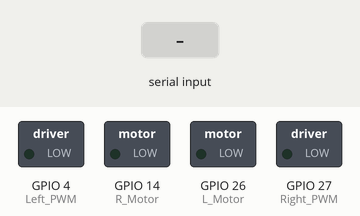
Bench run of a sketch on a simulated ESP32. Shown: switched loads named in the sketch (green lamp = pin HIGH). The test bench sets the inputs (shaded band). Nothing arrives over Bluetooth unless stated; what the sketch prints to the serial monitor is not drawn.

Above: at 1.2 s.
1.3 s: "F" received over the second serial link
At 2.1 s:
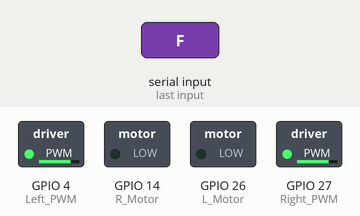
2.8 s: "B" received over the second serial link
At 3.2 s:
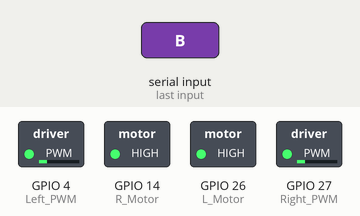
4.3 s: "L" received over the second serial link
At 4.9 s:
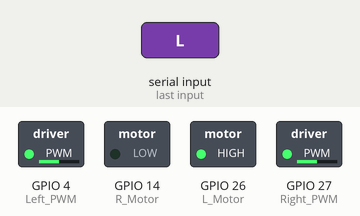
5.8 s: "R" received over the second serial link
At 6.3 s:
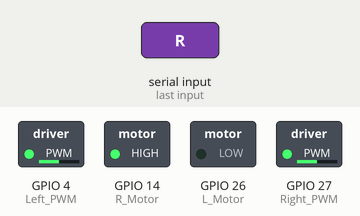
Timing chart, 0 to 8.3 s (numbered marks = the images above; inputs shaded):
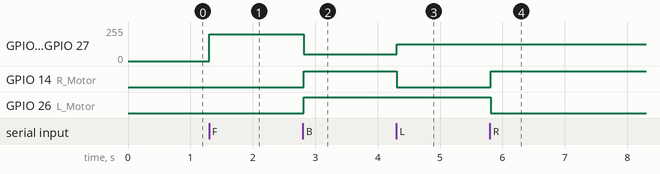

The sketch:

SIMBOT_Control_using_Bluetooth.ino
```cpp
//****************Code Developed by Muneeb RDE BrainSwarm****************//
#include "BluetoothSerial.h"
#include<analogWrite.h>

//Left and right Motor Enable Pins
int R_Motor=14; //5 version 1.0
int L_Motor=26;  //6 version 1.0
char t;
// PWM Pins for Left and Right Motors
int Right_PWM = 27; //10 version 1.0
int Left_PWM = 4;   //9 version 1.0

int F_race = 200;
int R_race=50;
#define Forward 0
#define Reverse 1
/* Check if Bluetooth configurations are enabled in the SDK */
/* If not, then you have to recompile the SDK */
#if !defined(CONFIG_BT_ENABLED) || !defined(CONFIG_BLUEDROID_ENABLED)
#error Bluetooth is not enabled! Please run `make menuconfig` to and enable it
#endif

BluetoothSerial SerialBT;

void setup() {
  Serial.begin(9600);

  pinMode(R_Motor,OUTPUT);
  pinMode(L_Motor,OUTPUT);
  pinMode(Right_PWM,OUTPUT);
  pinMode(Left_PWM,OUTPUT);

  SerialBT.begin("SimBot");
  Serial.println("Bluetooth Started! Ready to pair...");
}

void loop() {
  if (SerialBT.available())
  {
    t = SerialBT.read();
   Serial.println(SerialBT.read());
  }

    if (t == 'F')
    {
     forward();
     Serial.write("Moving Forward");
    }
    else if (t == 'B')
    {
     reverse();
     Serial.write("Moving Backward");
    }
    else if (t == 'L')
    {
     left();
     Serial.write("Moving Left");
    }
    else if (t =='R')
    {
     right();
     Serial.write("Moving Right");
    }
    else if (t == 'S')
    {
     Stop();
     Serial.write("SimBot Stops");
    }
}

//Forward------Left----Right---Reverse--Functions---

//For turning the motor weels in a forward direction
void forward()
{
  //Turning right weels
digitalWrite(R_Motor, Forward);
analogWrite(Right_PWM,F_race);//0 max----255 min
//Turning left weels
digitalWrite(L_Motor, Forward);
analogWrite(Left_PWM,F_race);
}

//For turning the motor weels in a reverse direction
void reverse()
{
  //Turning right weels
digitalWrite(R_Motor, Reverse);
analogWrite(Right_PWM,R_race);//255 max----0 min
//Turning left weels
digitalWrite(L_Motor,Reverse);
analogWrite(Left_PWM,R_race);
}
//For stopping the rotation of both left and right weels
void Stop()
{
 digitalWrite(R_Motor, Forward);
analogWrite(Right_PWM,0);//255 max----0 min
//Turning left weels
digitalWrite(L_Motor,Forward);
analogWrite(Left_PWM,0);
}
//For rotating the motors in the rightward direction
void right()
{
  //Turning right weels
digitalWrite(R_Motor, Reverse);
analogWrite(Right_PWM,127);//127=50% duty cycle=2.5v
//Turning left weels
digitalWrite(L_Motor, Forward);
analogWrite(Left_PWM,127);
}
//For rotating the motors in the leftward direction
void left()
{
  //Turning right weels
digitalWrite(R_Motor, Forward);
analogWrite(Right_PWM,127);//127=50% duty cycle=2.5v
//Turning left weels
digitalWrite(L_Motor, Reverse);
analogWrite(Left_PWM,127);
}
```

Measured:
- after the input at 1.3 s, GPIO 4 (Left_PWM), GPIO 27 (Right_PWM): 0/255 → 200/255 at once
- after the input at 2.8 s, GPIO 4 (Left_PWM), GPIO 27 (Right_PWM): 200/255 → 50/255 at once; GPIO 14 (R_Motor), GPIO 26 (L_Motor): LOW → HIGH at once
- after the input at 4.3 s, GPIO 4 (Left_PWM), GPIO 27 (Right_PWM): 50/255 → 127/255 at once; GPIO 14 (R_Motor): HIGH → LOW at once
- after the input at 5.8 s, GPIO 14 (R_Motor): LOW → HIGH at once; GPIO 26 (L_Motor): HIGH → LOW at once
